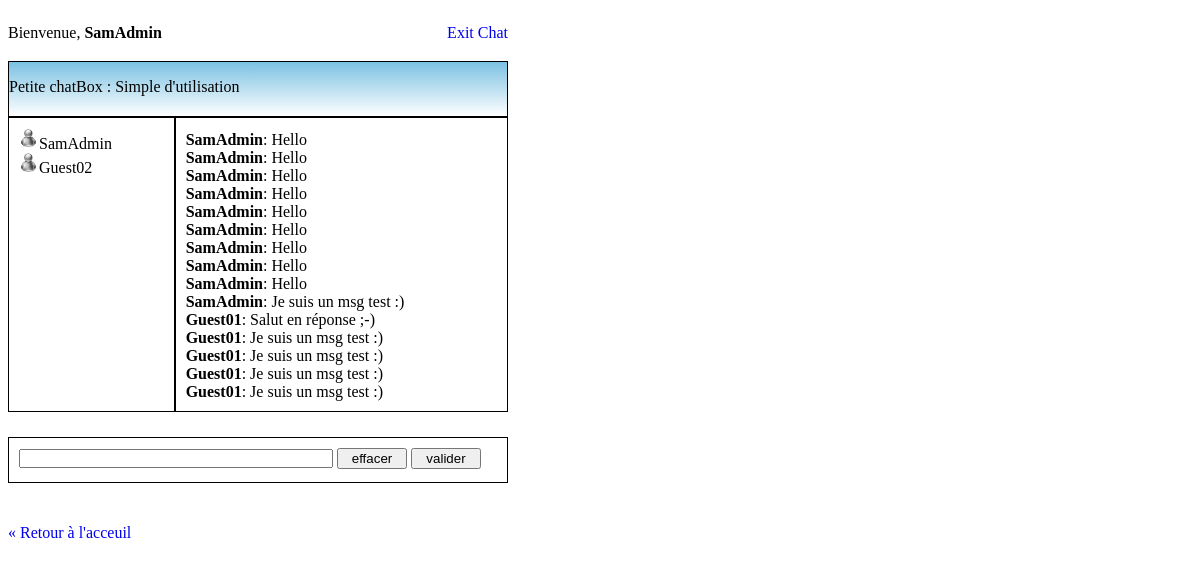
The app's page /ChatBox/chat.php (signed in) with its own data.
### tables this page shows
CREATE TABLE IF NOT EXISTS `table_users`(
    `id_user` BIGINT NOT NULL AUTO_INCREMENT,
    `user_name` VARCHAR(25) NOT NULL UNIQUE,
    `user_email` VARCHAR(50) NOT NULL UNIQUE,
    `user_password` VARCHAR(255) NOT NULL,
    `user_admin` TINYINT NOT NULL DEFAULT '0',
    `user_online` TINYINT NOT NULL DEFAULT '0',
    `user_lastConnexion` DATETIME DEFAULT NOW() NOT NULL,
    `user_registerDate` DATETIME DEFAULT NOW() NOT NULL,
    PRIMARY KEY(`id_user`)
);

### util.php (called while the page is built, shortened)
<?php
function is_logged() : bool
{
    if(isset($_SESSION['username']))
        return true;
    return false;
}

### Database/Database.php (called while the page is built, shortened)
<?php
class Database
{
    private $_connection = null;
    private static $_instance = null;
    private static $DB_DSN = 'mysql:host=localhost;dbname=u870391923_MyDB';
    private static $DB_USER = 'u870391923_root';
    private static $DB_PASS = 'o8jtuHhZPmLXiVUZoj';
    private static $DB_LOCAL_DSN = 'mysql:host=localhost;dbname=MyDB';
    private static $DB_LOCAL_USER = 'root';
    private static $DB_LOCAL_PASS = '';
    private function __construct()
    {
        try
        {
            $options =
            [
                PDO::MYSQL_ATTR_INIT_COMMAND => "SET NAMES UTF8",
                PDO::ATTR_ERRMODE => PDO::ERRMODE_EXCEPTION,
                PDO::ATTR_EMULATE_PREPARES => false
            ];
            if(isset($_SERVER['HTTP_HOST']) && $_SERVER['HTTP_HOST'] == "localhost")
                $this->_connection = new PDO(self::$DB_LOCAL_DSN, self::$DB_LOCAL_USER, self::$DB_LOCAL_PASS, $options);
            else
                $this->_connection = new PDO(self::$DB_DSN, self::$DB_USER, self::$DB_PASS, $options);
        }
        catch(PDOException $e)
        {
            echo "ERREUR : " . $e->getMessage();
            return 0;
        }
    }
    public static function getInstance()
    {
        if(is_null(self::$_instance))
            self::$_instance = new Database();
        return self::$_instance;
    }
    public function getConnection()
    {
        return $this->_connection;
    }
    public function request($sql, $fields = NULL, $fetchall = false)
    {
        try{
            $req = $this->getConnection()->prepare($sql);
            $req->execute($fields);
            if(!$fetchall){
                return $req->fetch(PDO::FETCH_ASSOC);
            }
            else{
                return $req->fetchall(PDO::FETCH_ASSOC);
            }
        }
        catch(PDOException $e){
            echo "ERREUR : " . $e->getMessage();
            return 1;
        }
    }
}

### ChatBox/chatusers.php (the view)
<?php
$sql = 'SELECT * FROM table_users;';
$req = Database::getInstance()->request($sql, NULL, true);
foreach($req as $row):
    if($row['user_online'] == 1)
    {
        echo '<img src="icons/msn-07.png" width="20" alt="Photos Msn Icon" />';
        echo htmlspecialchars($row['user_name']).'</br>';
    }
    else
    {
        echo '<img src="icons/msn-13.png" width="20" alt="Photos Msn Icon" />';
        echo htmlspecialchars($row['user_name']).'</br>';
    }
endforeach;
?>

### ChatBox/chat.php (shortened to what this page needs)
<?php
require '../Database/Database.php';
require '../util.php';
if(is_logged()):
?>
<!DOCTYPE html>
<html lang="fr">
<head>
    <link rel="stylesheet" href="chat.css">
</head>
<body>
    <div class="wrapper">
        <div class="menu">
            <?php if(is_logged()): ?>
                    <p class="welcome">Bienvenue, <b><?= htmlspecialchars($_SESSION['username']) ?></b></p>
            <?php endif; ?>
            <p class="logout"><a id="exit" href="../index.php?action=logout">Exit Chat</a></p>
        </div>
        <div class="chathead">
            <p>Petite chatBox : Simple d'utilisation</p>
        </div>
        <div class="chatbox">
            <?php require_once 'chatbox.php'; ?>
        </div>
        <div class="chatusers">
            <?php require_once 'chatusers.php'; ?>
        </div>
        <div class="message">
            <form class="message_form" name="message_form" action="" method="post">
                <input type="text" name="message_user" class="message_user" maxlength="80">
                <input type="reset" name="delete_message" class="delete_message" value="effacer">
                <input type="submit" name="valid_message" class="valid_message" value="valider">
            </form>
        </div>
    </div>
    <footer>
<?php endif; ?>
        <p><a href="../index.php">&laquo; Retour à l'acceuil</a></p>
<?php if(is_logged()): ?>
    </footer>
</body>
</html>
<?php endif; ?>

### ChatBox/chatbox.php (shortened to what this page needs)
<?php
function display_messages_from_file(): void
{
    if(file_exists("log.html") && filesize("log.html") > 0)
    {
        $ficArray = array_reverse(file("log.html"));
        foreach($ficArray as $el)
            echo $el;
    }
}
?>

### ChatBox/chat.css (style rules this page uses)
.welcome { float:left; }
.logout { float:right; }
.chathead { background:linear-gradient(#7bc1e3, white); }
.chathead, .chatbox, .chatusers, .message { border:1px solid; }
.chatbox { text-align:left; }
.chatbox, .chatusers, .message, .message_user { padding:10px; margin-bottom:25px; }
.message_user { padding:0px;margin:0px;outline-offset:100px; }
.wrapper { width:500px;height:500px; }
.message_user { width:310px; }
.delete_message, .valid_message { width:70px; }
a { text-decoration:none; }
.chatbox { overflow-y:scroll;overflow-wrap:break-word; }
.chatusers { overflow-y:scroll;overflow-x:hidden; }
.chatbox { display:flex; flex-direction:column-reverse; }
.wrapper { display:grid; grid-template-columns:1fr 1fr 1fr; grid-template-areas:"menu menu menu" "chathead chathead chathead" "chatusers chatbox chatbox" "message message message"; }
.menu { grid-area:menu; }
.chathead { grid-area:chathead; }
.chatbox { grid-area:chatbox; }
.message { grid-area:message; }

### records on screen
table_users: user_online 0 (drawn), user_name "SamAdmin"
table_users: user_online 0 (drawn), user_name "Guest02"

### other values on screen
$_SESSION['username'] "SamAdmin"
$el "Guest01 : Je suis un msg test :)"
$el "Guest01 : Salut en réponse ;-)"
$el "SamAdmin : Je suis un msg test :)"
$el "SamAdmin : Hello"
